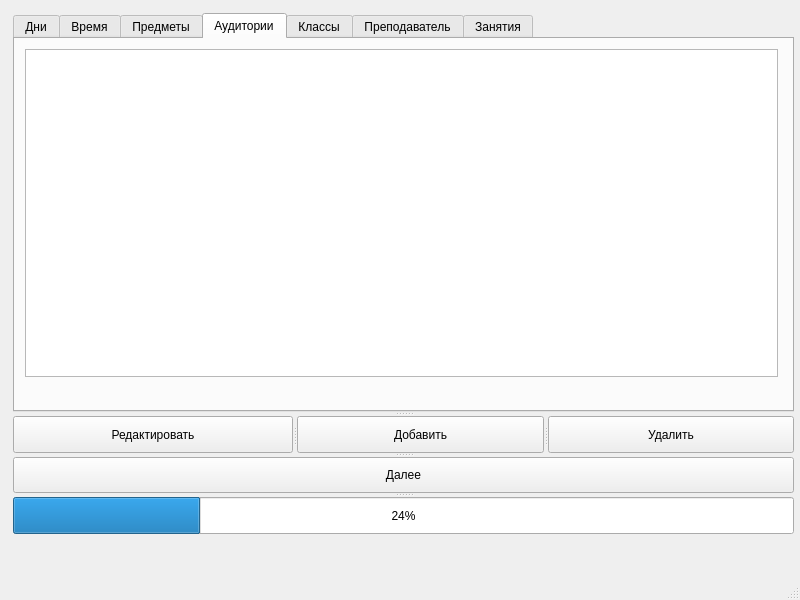
<?xml version="1.0" encoding="UTF-8"?>
<ui version="4.0">
 <class>MainWindow</class>
 <widget class="QMainWindow" name="MainWindow">
  <property name="geometry">
   <rect>
    <x>0</x>
    <y>0</y>
    <width>800</width>
    <height>600</height>
   </rect>
  </property>
  <property name="windowTitle">
   <string>MainWindow</string>
  </property>
  <widget class="QWidget" name="centralwidget">
   <widget class="QSplitter" name="splitter_2">
    <property name="geometry">
     <rect>
      <x>13</x>
      <y>13</y>
      <width>781</width>
      <height>521</height>
     </rect>
    </property>
    <property name="orientation">
     <enum>Qt::Vertical</enum>
    </property>
    <widget class="QTabWidget" name="tabWidget">
     <property name="currentIndex">
      <number>3</number>
     </property>
     <property name="tabBarAutoHide">
      <bool>false</bool>
     </property>
     <widget class="QWidget" name="tab">
      <attribute name="title">
       <string>Дни</string>
      </attribute>
      <layout class="QGridLayout" name="gridLayout_2">
       <item row="0" column="0">
        <widget class="QTableWidget" name="tableWidget_day">
         <property name="sortingEnabled">
          <bool>true</bool>
         </property>
         <property name="rowCount">
          <number>10</number>
         </property>
         <property name="columnCount">
          <number>3</number>
         </property>
         <attribute name="horizontalHeaderCascadingSectionResizes">
          <bool>false</bool>
         </attribute>
         <attribute name="horizontalHeaderHighlightSections">
          <bool>true</bool>
         </attribute>
         <attribute name="horizontalHeaderStretchLastSection">
          <bool>true</bool>
         </attribute>
         <attribute name="verticalHeaderShowSortIndicator" stdset="0">
          <bool>false</bool>
         </attribute>
         <attribute name="verticalHeaderStretchLastSection">
          <bool>false</bool>
         </attribute>
         <row/>
         <row/>
         <row/>
         <row/>
         <row/>
         <row/>
         <row/>
         <row/>
         <row/>
         <row/>
         <column/>
         <column/>
         <column/>
         <item row="1" column="0">
          <property name="text">
           <string/>
          </property>
         </item>
        </widget>
       </item>
      </layout>
     </widget>
     <widget class="QWidget" name="tab_2">
      <attribute name="title">
       <string>Время</string>
      </attribute>
      <layout class="QGridLayout" name="gridLayout_4">
       <item row="0" column="0">
        <widget class="QTableWidget" name="tableWidget_time"/>
       </item>
      </layout>
     </widget>
     <widget class="QWidget" name="tab_3">
      <attribute name="title">
       <string>Предметы</string>
      </attribute>
      <layout class="QGridLayout" name="gridLayout_5">
       <item row="0" column="0">
        <widget class="QTableWidget" name="tableWidget_subject"/>
       </item>
      </layout>
     </widget>
     <widget class="QWidget" name="tab_4">
      <attribute name="title">
       <string>Аудитории</string>
      </attribute>
      <widget class="QTableWidget" name="tableWidget_room">
       <property name="geometry">
        <rect>
         <x>10</x>
         <y>10</y>
         <width>753</width>
         <height>328</height>
        </rect>
       </property>
      </widget>
     </widget>
     <widget class="QWidget" name="tab_5">
      <attribute name="title">
       <string>Классы</string>
      </attribute>
      <layout class="QGridLayout" name="gridLayout_7">
       <item row="0" column="0">
        <widget class="QTableWidget" name="tableWidget_form"/>
       </item>
      </layout>
     </widget>
     <widget class="QWidget" name="tab_13">
      <attribute name="title">
       <string>Преподаватель</string>
      </attribute>
      <widget class="QTableWidget" name="tableWidget_teacher">
       <property name="geometry">
        <rect>
         <x>10</x>
         <y>10</y>
         <width>753</width>
         <height>328</height>
        </rect>
       </property>
      </widget>
     </widget>
     <widget class="QWidget" name="tab_6">
      <attribute name="title">
       <string>Занятия</string>
      </attribute>
      <layout class="QGridLayout" name="gridLayout_8">
       <item row="0" column="0">
        <widget class="QTableWidget" name="tableWidget_proram"/>
       </item>
      </layout>
     </widget>
    </widget>
    <widget class="QSplitter" name="splitter">
     <property name="orientation">
      <enum>Qt::Horizontal</enum>
     </property>
     <widget class="QPushButton" name="button_edit">
      <property name="text">
       <string>Редактировать</string>
      </property>
     </widget>
     <widget class="QPushButton" name="button_add">
      <property name="text">
       <string>Добавить</string>
      </property>
     </widget>
     <widget class="QPushButton" name="button_delete">
      <property name="text">
       <string>Удалить</string>
      </property>
     </widget>
    </widget>
    <widget class="QPushButton" name="button_next">
     <property name="text">
      <string>Далее</string>
     </property>
    </widget>
    <widget class="QProgressBar" name="progressBar">
     <property name="value">
      <number>24</number>
     </property>
    </widget>
   </widget>
  </widget>
  <widget class="QMenuBar" name="menubar">
   <property name="geometry">
    <rect>
     <x>0</x>
     <y>0</y>
     <width>800</width>
     <height>26</height>
    </rect>
   </property>
  </widget>
  <widget class="QStatusBar" name="statusbar"/>
 </widget>
 <resources/>
 <connections/>
</ui>
